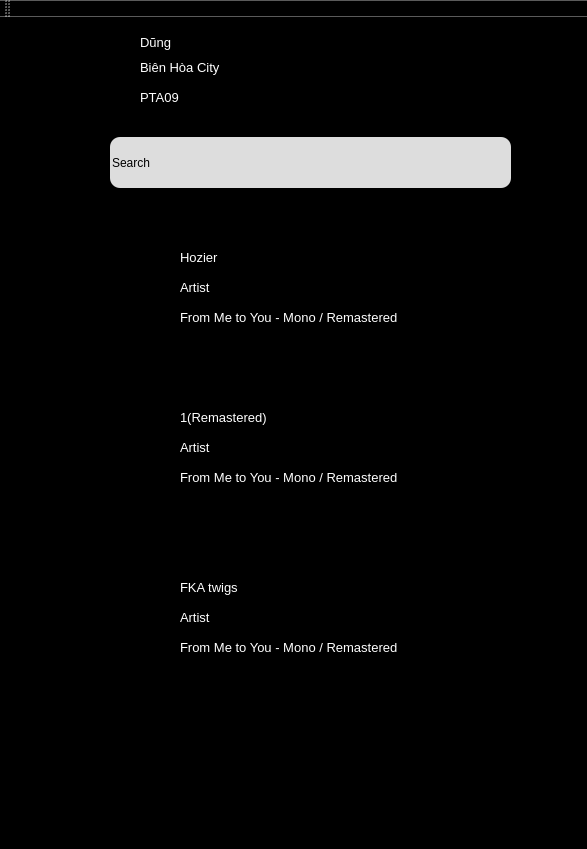
<?xml version="1.0" encoding="UTF-8"?>
<ui version="4.0">
 <class>MainWindow</class>
 <widget class="QMainWindow" name="MainWindow">
  <property name="geometry">
   <rect>
    <x>0</x>
    <y>0</y>
    <width>587</width>
    <height>849</height>
   </rect>
  </property>
  <property name="windowTitle">
   <string>MainWindow</string>
  </property>
  <property name="styleSheet">
   <string notr="true">background-color: black;</string>
  </property>
  <widget class="QWidget" name="centralwidget">
   <widget class="QLineEdit" name="lineEdit">
    <property name="geometry">
     <rect>
      <x>110</x>
      <y>120</y>
      <width>401</width>
      <height>51</height>
     </rect>
    </property>
    <property name="styleSheet">
     <string notr="true">border-radius: 10;
background-color: #DDDDDD	
</string>
    </property>
    <property name="text">
     <string>Search</string>
    </property>
    <property name="cursorPosition">
     <number>6</number>
    </property>
   </widget>
   <widget class="QLabel" name="label">
    <property name="geometry">
     <rect>
      <x>50</x>
      <y>130</y>
      <width>31</width>
      <height>31</height>
     </rect>
    </property>
    <property name="text">
     <string/>
    </property>
    <property name="pixmap">
     <pixmap>../images/search.png</pixmap>
    </property>
    <property name="scaledContents">
     <bool>true</bool>
    </property>
   </widget>
   <widget class="QLabel" name="label_2">
    <property name="geometry">
     <rect>
      <x>20</x>
      <y>20</y>
      <width>91</width>
      <height>81</height>
     </rect>
    </property>
    <property name="styleSheet">
     <string notr="true">border-radius: 20;</string>
    </property>
    <property name="text">
     <string/>
    </property>
    <property name="pixmap">
     <pixmap>../images/logo.png</pixmap>
    </property>
    <property name="scaledContents">
     <bool>true</bool>
    </property>
   </widget>
   <widget class="QLabel" name="label_7">
    <property name="geometry">
     <rect>
      <x>140</x>
      <y>15</y>
      <width>71</width>
      <height>21</height>
     </rect>
    </property>
    <property name="font">
     <font>
      <pointsize>10</pointsize>
     </font>
    </property>
    <property name="styleSheet">
     <string notr="true">color: white;
background: transparent;</string>
    </property>
    <property name="text">
     <string>Dũng</string>
    </property>
   </widget>
   <widget class="QLabel" name="label_8">
    <property name="geometry">
     <rect>
      <x>140</x>
      <y>40</y>
      <width>181</width>
      <height>21</height>
     </rect>
    </property>
    <property name="font">
     <font>
      <pointsize>10</pointsize>
     </font>
    </property>
    <property name="styleSheet">
     <string notr="true">color: white;
background: transparent;</string>
    </property>
    <property name="text">
     <string>Biên Hòa City</string>
    </property>
   </widget>
   <widget class="QLabel" name="label_9">
    <property name="geometry">
     <rect>
      <x>140</x>
      <y>70</y>
      <width>181</width>
      <height>21</height>
     </rect>
    </property>
    <property name="font">
     <font>
      <pointsize>10</pointsize>
     </font>
    </property>
    <property name="styleSheet">
     <string notr="true">color: white;
background: transparent;</string>
    </property>
    <property name="text">
     <string>PTA09</string>
    </property>
   </widget>
   <widget class="QLabel" name="label_10">
    <property name="geometry">
     <rect>
      <x>50</x>
      <y>230</y>
      <width>111</width>
      <height>121</height>
     </rect>
    </property>
    <property name="text">
     <string/>
    </property>
    <property name="pixmap">
     <pixmap>../images/1599105042-poster-am-nhac-4.jpg</pixmap>
    </property>
    <property name="scaledContents">
     <bool>true</bool>
    </property>
   </widget>
   <widget class="QLabel" name="label_11">
    <property name="geometry">
     <rect>
      <x>50</x>
      <y>390</y>
      <width>111</width>
      <height>121</height>
     </rect>
    </property>
    <property name="text">
     <string/>
    </property>
    <property name="pixmap">
     <pixmap>../images/pngtree-fresh-cartoon-hand-drawn-music-party-poster-png-image_5704999.jpg</pixmap>
    </property>
    <property name="scaledContents">
     <bool>true</bool>
    </property>
   </widget>
   <widget class="QLabel" name="label_12">
    <property name="geometry">
     <rect>
      <x>50</x>
      <y>550</y>
      <width>111</width>
      <height>121</height>
     </rect>
    </property>
    <property name="text">
     <string/>
    </property>
    <property name="pixmap">
     <pixmap>../images/image_music3.JPG</pixmap>
    </property>
    <property name="scaledContents">
     <bool>true</bool>
    </property>
   </widget>
   <widget class="QLabel" name="label_13">
    <property name="geometry">
     <rect>
      <x>180</x>
      <y>590</y>
      <width>181</width>
      <height>21</height>
     </rect>
    </property>
    <property name="font">
     <font>
      <pointsize>10</pointsize>
     </font>
    </property>
    <property name="styleSheet">
     <string notr="true">color: white;
background: transparent;</string>
    </property>
    <property name="text">
     <string>Artist</string>
    </property>
   </widget>
   <widget class="QLabel" name="label_14">
    <property name="geometry">
     <rect>
      <x>180</x>
      <y>560</y>
      <width>181</width>
      <height>21</height>
     </rect>
    </property>
    <property name="font">
     <font>
      <pointsize>10</pointsize>
     </font>
    </property>
    <property name="styleSheet">
     <string notr="true">color: white;
background: transparent;</string>
    </property>
    <property name="text">
     <string>FKA twigs</string>
    </property>
   </widget>
   <widget class="QLabel" name="label_15">
    <property name="geometry">
     <rect>
      <x>180</x>
      <y>390</y>
      <width>181</width>
      <height>21</height>
     </rect>
    </property>
    <property name="font">
     <font>
      <pointsize>10</pointsize>
     </font>
    </property>
    <property name="styleSheet">
     <string notr="true">color: white;
background: transparent;</string>
    </property>
    <property name="text">
     <string>1(Remastered)</string>
    </property>
   </widget>
   <widget class="QLabel" name="label_16">
    <property name="geometry">
     <rect>
      <x>180</x>
      <y>420</y>
      <width>181</width>
      <height>21</height>
     </rect>
    </property>
    <property name="font">
     <font>
      <pointsize>10</pointsize>
     </font>
    </property>
    <property name="styleSheet">
     <string notr="true">color: white;
background: transparent;</string>
    </property>
    <property name="text">
     <string>Artist</string>
    </property>
   </widget>
   <widget class="QLabel" name="label_17">
    <property name="geometry">
     <rect>
      <x>180</x>
      <y>230</y>
      <width>181</width>
      <height>21</height>
     </rect>
    </property>
    <property name="font">
     <font>
      <pointsize>10</pointsize>
     </font>
    </property>
    <property name="styleSheet">
     <string notr="true">color: white;
background: transparent;</string>
    </property>
    <property name="text">
     <string>Hozier</string>
    </property>
   </widget>
   <widget class="QLabel" name="label_18">
    <property name="geometry">
     <rect>
      <x>180</x>
      <y>260</y>
      <width>181</width>
      <height>21</height>
     </rect>
    </property>
    <property name="font">
     <font>
      <pointsize>10</pointsize>
     </font>
    </property>
    <property name="styleSheet">
     <string notr="true">color: white;
background: transparent;</string>
    </property>
    <property name="text">
     <string>Artist</string>
    </property>
   </widget>
   <widget class="QLabel" name="label_19">
    <property name="geometry">
     <rect>
      <x>180</x>
      <y>290</y>
      <width>351</width>
      <height>21</height>
     </rect>
    </property>
    <property name="font">
     <font>
      <pointsize>10</pointsize>
     </font>
    </property>
    <property name="styleSheet">
     <string notr="true">color: white;
background: transparent;</string>
    </property>
    <property name="text">
     <string>From Me to You - Mono / Remastered</string>
    </property>
   </widget>
   <widget class="QLabel" name="label_20">
    <property name="geometry">
     <rect>
      <x>180</x>
      <y>450</y>
      <width>351</width>
      <height>21</height>
     </rect>
    </property>
    <property name="font">
     <font>
      <pointsize>10</pointsize>
     </font>
    </property>
    <property name="styleSheet">
     <string notr="true">color: white;
background: transparent;</string>
    </property>
    <property name="text">
     <string>From Me to You - Mono / Remastered</string>
    </property>
   </widget>
   <widget class="QLabel" name="label_21">
    <property name="geometry">
     <rect>
      <x>180</x>
      <y>620</y>
      <width>351</width>
      <height>21</height>
     </rect>
    </property>
    <property name="font">
     <font>
      <pointsize>10</pointsize>
     </font>
    </property>
    <property name="styleSheet">
     <string notr="true">color: white;
background: transparent;</string>
    </property>
    <property name="text">
     <string>From Me to You - Mono / Remastered</string>
    </property>
   </widget>
  </widget>
  <widget class="QMenuBar" name="menubar">
   <property name="geometry">
    <rect>
     <x>0</x>
     <y>0</y>
     <width>587</width>
     <height>26</height>
    </rect>
   </property>
  </widget>
  <widget class="QStatusBar" name="statusbar"/>
  <widget class="QToolBar" name="toolBar">
   <property name="windowTitle">
    <string>toolBar</string>
   </property>
   <attribute name="toolBarArea">
    <enum>TopToolBarArea</enum>
   </attribute>
   <attribute name="toolBarBreak">
    <bool>false</bool>
   </attribute>
  </widget>
 </widget>
 <resources/>
 <connections/>
</ui>
